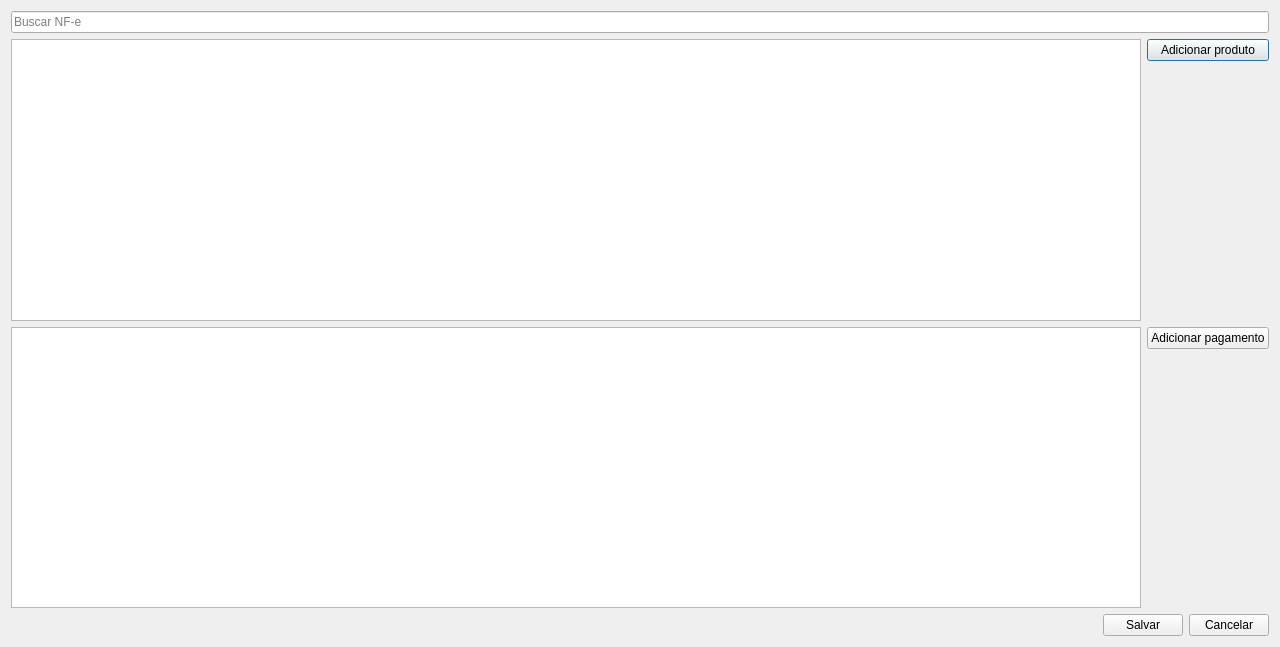
<?xml version="1.0" encoding="UTF-8"?>
<ui version="4.0">
 <class>CompraAvulsa</class>
 <widget class="QDialog" name="CompraAvulsa">
  <property name="geometry">
   <rect>
    <x>0</x>
    <y>0</y>
    <width>1280</width>
    <height>647</height>
   </rect>
  </property>
  <property name="windowTitle">
   <string>Compra avulsa</string>
  </property>
  <layout class="QGridLayout" name="gridLayout">
   <item row="1" column="0">
    <widget class="TableView" name="tableCompra">
     <property name="mouseTracking">
      <bool>true</bool>
     </property>
     <property name="selectionMode">
      <enum>QAbstractItemView::MultiSelection</enum>
     </property>
     <property name="selectionBehavior">
      <enum>QAbstractItemView::SelectItems</enum>
     </property>
     <property name="sortingEnabled">
      <bool>true</bool>
     </property>
    </widget>
   </item>
   <item row="3" column="0">
    <widget class="TableView" name="tablePagar">
     <property name="mouseTracking">
      <bool>true</bool>
     </property>
     <property name="selectionMode">
      <enum>QAbstractItemView::MultiSelection</enum>
     </property>
     <property name="selectionBehavior">
      <enum>QAbstractItemView::SelectItems</enum>
     </property>
     <property name="sortingEnabled">
      <bool>true</bool>
     </property>
    </widget>
   </item>
   <item row="1" column="1">
    <layout class="QVBoxLayout" name="verticalLayout">
     <item>
      <widget class="QPushButton" name="pushButtonAdicionarProduto">
       <property name="enabled">
        <bool>true</bool>
       </property>
       <property name="sizePolicy">
        <sizepolicy hsizetype="Preferred" vsizetype="Fixed">
         <horstretch>0</horstretch>
         <verstretch>0</verstretch>
        </sizepolicy>
       </property>
       <property name="text">
        <string>Adicionar produto</string>
       </property>
      </widget>
     </item>
     <item>
      <spacer name="verticalSpacer">
       <property name="orientation">
        <enum>Qt::Vertical</enum>
       </property>
       <property name="sizeHint" stdset="0">
        <size>
         <width>20</width>
         <height>40</height>
        </size>
       </property>
      </spacer>
     </item>
    </layout>
   </item>
   <item row="3" column="1">
    <layout class="QVBoxLayout" name="verticalLayout_2">
     <item>
      <widget class="QPushButton" name="pushButtonAdicionarPagamento">
       <property name="enabled">
        <bool>true</bool>
       </property>
       <property name="sizePolicy">
        <sizepolicy hsizetype="Preferred" vsizetype="Fixed">
         <horstretch>0</horstretch>
         <verstretch>0</verstretch>
        </sizepolicy>
       </property>
       <property name="text">
        <string>Adicionar pagamento</string>
       </property>
      </widget>
     </item>
     <item>
      <spacer name="verticalSpacer_2">
       <property name="orientation">
        <enum>Qt::Vertical</enum>
       </property>
       <property name="sizeHint" stdset="0">
        <size>
         <width>20</width>
         <height>40</height>
        </size>
       </property>
      </spacer>
     </item>
    </layout>
   </item>
   <item row="5" column="0" colspan="2">
    <layout class="QHBoxLayout" name="horizontalLayout_2">
     <item>
      <spacer name="horizontalSpacer_2">
       <property name="orientation">
        <enum>Qt::Horizontal</enum>
       </property>
       <property name="sizeHint" stdset="0">
        <size>
         <width>0</width>
         <height>0</height>
        </size>
       </property>
      </spacer>
     </item>
     <item>
      <widget class="QPushButton" name="pushButtonSalvar">
       <property name="text">
        <string>Salvar</string>
       </property>
       <property name="autoDefault">
        <bool>false</bool>
       </property>
      </widget>
     </item>
     <item>
      <widget class="QPushButton" name="pushButtonCancelar">
       <property name="text">
        <string>Cancelar</string>
       </property>
       <property name="autoDefault">
        <bool>false</bool>
       </property>
      </widget>
     </item>
    </layout>
   </item>
   <item row="0" column="0" colspan="2">
    <widget class="ItemBox" name="itemBoxNFe">
     <property name="placeholderText">
      <string>Buscar NF-e</string>
     </property>
    </widget>
   </item>
  </layout>
 </widget>
 <customwidgets>
  <customwidget>
   <class>TableView</class>
   <extends>QTableView</extends>
   <header>src/tableview.h</header>
  </customwidget>
  <customwidget>
   <class>ItemBox</class>
   <extends>QLineEdit</extends>
   <header>src/itembox.h</header>
  </customwidget>
 </customwidgets>
 <resources/>
 <connections/>
</ui>
